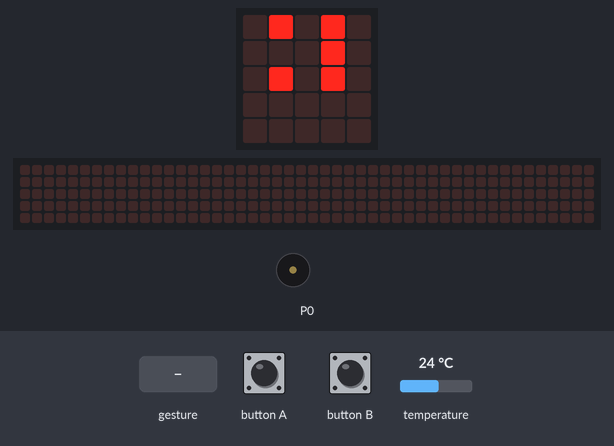
Bench run of a program on a simulated BBC micro:bit (MakeCode). On the bench: the board's 5×5 LED display, a strip that is not on the board, showing the scrolling text unrolled, buzzer (waves = sounding). The test bench sets the inputs (shaded band); at power-on: temperature 24 °C. Random numbers come from a fixed seed; a tilt is held for 1.5 s and a shake lasts 1 s, then the board lies face up again; the 48×5 strip is a reading aid, not a part: it shows the text the display is scrolling, unrolled, one strip-width of it at a time.

Above: at 2.3 s.
2.4 s: button A pressed for 0.15 s
At 2.62 s:
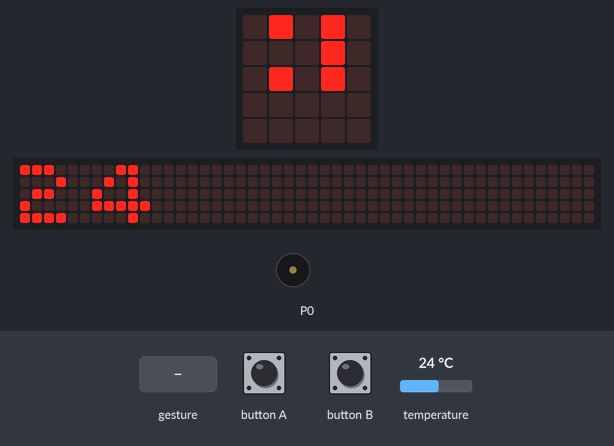
3.1 s: button B pressed for 0.15 s
3.8 s: gesture 'shake'
At 6.6 s:
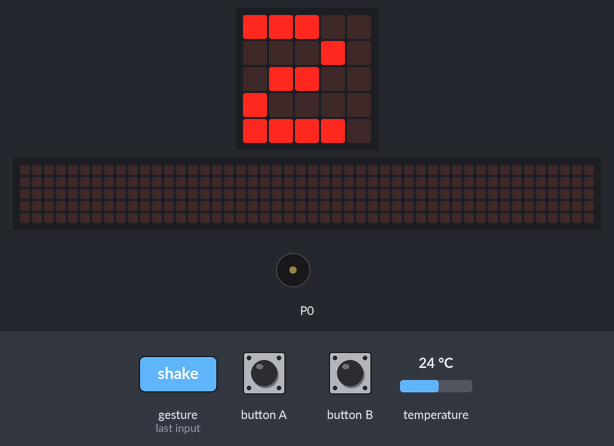
6.8 s: button A pressed for 0.15 s
At 7.02 s:
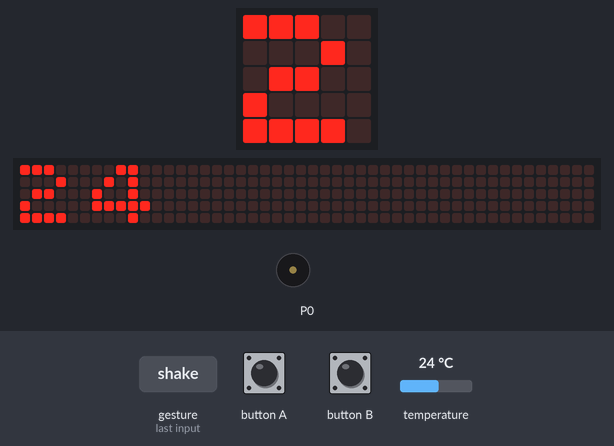
Timing chart, 0 to 8.5 s (numbered marks = the images above; inputs shaded):
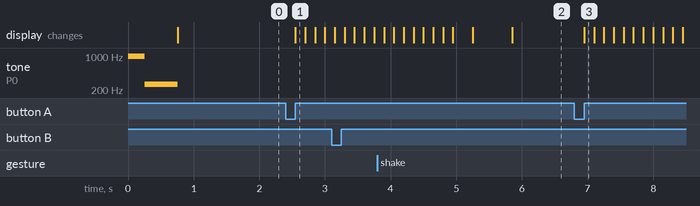

The program:

main.ts
```typescript
input.onButtonPressed(Button.A, function on_button_pressed_a() {
    basic.showNumber(input.temperature())
})
input.onGesture(Gesture.Shake, function on_gesture_shake() {
    basic.showNumber(randint(0, 10))
})
input.onButtonPressed(Button.B, function on_button_pressed_b() {
    basic.showIcon(IconNames.Rollerskate)
})
music.playTone(988, music.beat(BeatFraction.Half))
music.playTone(262, music.beat(BeatFraction.Whole))
basic.showLeds(`
    . # . # .
    . . . # .
    . # . # .
    . . . . .
    . . . . .
    `)
```

test.ts
```typescript
// 在此处测试；当此软件包作为插件使用时，将不会编译此软件包。
```

Measured:
- after the input at 2.4 s, the display: changes after 0.15 s (image 1)
- after the input at 6.8 s, the display: changes after 0.15 s (image 3)
